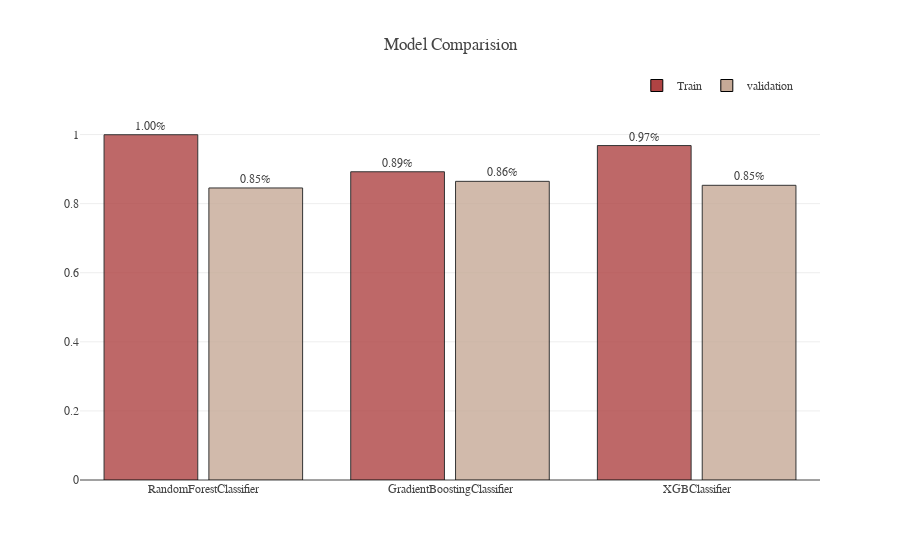

Notebook code for this chart:
### Code cell
import plotly.graph_objects as go
f2=go.Figure()
models= ['RandomForestClassifier', 'GradientBoostingClassifier','XGBClassifier']

f2.add_trace(go.Bar(x=models, y=train_score, name='Train', text=train_score , textposition='outside',
                     texttemplate='%{text:.2f}%', width=0.38, 
                     hovertemplate='accuracy of %{x} = %{y:.2f}%<extra></extra>',
                     marker=dict(color='#AF4343', opacity=0.8)))
f2.add_trace(go.Bar(x=models, y=validation_score, name='validation', text=validation_score, textposition='outside',
                     texttemplate='%{text:.2f}%', width=0.38, 
                     hovertemplate='accuracy of %{x} = %{y:.2f}%<extra></extra>',
                     marker=dict(color='#C6AA97', opacity=0.8)))


temp = dict(layout=go.Layout(font=dict(family="Franklin Gothic", size=12)))
f2.update_traces(marker=dict(line=dict(width=1, color='#000000')))
f2.update_layout(title="Model Comparision", showlegend=True, template=temp, 
                  legend=dict(orientation="h", yanchor="bottom", y=1, xanchor="right", x=.97),
                  barmode='group', bargap=.15)
f2.update_yaxes(range=(0,1.1))

### Figure 1 — Plotly figure (JSON) as saved in the notebook; plotly's stock layout.template omitted (floating-point values rounded to 4 significant figures)
{"data": [{"hovertemplate": "accuracy of %{x} = %{y:.2f}%<extra></extra>", "marker": {"color": "#AF4343", "line": {"color": "#000000", "width": 1}, "opacity": 0.8}, "name": "Train", "text": ["0.9994378864530634", "0.892243623112962", "0.9680968096809681"], "textposition": "outside", "texttemplate": "%{text:.2f}%", "type": "bar", "width": 0.38, "x": ["RandomForestClassifier", "GradientBoostingClassifier", "XGBClassifier"], "y": [0.9994, 0.8922, 0.9681]}, {"hovertemplate": "accuracy of %{x} = %{y:.2f}%<extra></extra>", "marker": {"color": "#C6AA97", "line": {"color": "#000000", "width": 1}, "opacity": 0.8}, "name": "validation", "text": ["0.8453837597330367", "0.8645833333333333", "0.8530701754385964"], "textposition": "outside", "texttemplate": "%{text:.2f}%", "type": "bar", "width": 0.38, "x": ["RandomForestClassifier", "GradientBoostingClassifier", "XGBClassifier"], "y": [0.8454, 0.8646, 0.8531]}], "layout": {"bargap": 0.15, "barmode": "group", "legend": {"orientation": "h", "x": 0.97, "xanchor": "right", "y": 1, "yanchor": "bottom"}, "showlegend": true, "title": {"text": "Model Comparision"}, "yaxis": {"range": [0, 1.1]}}}
